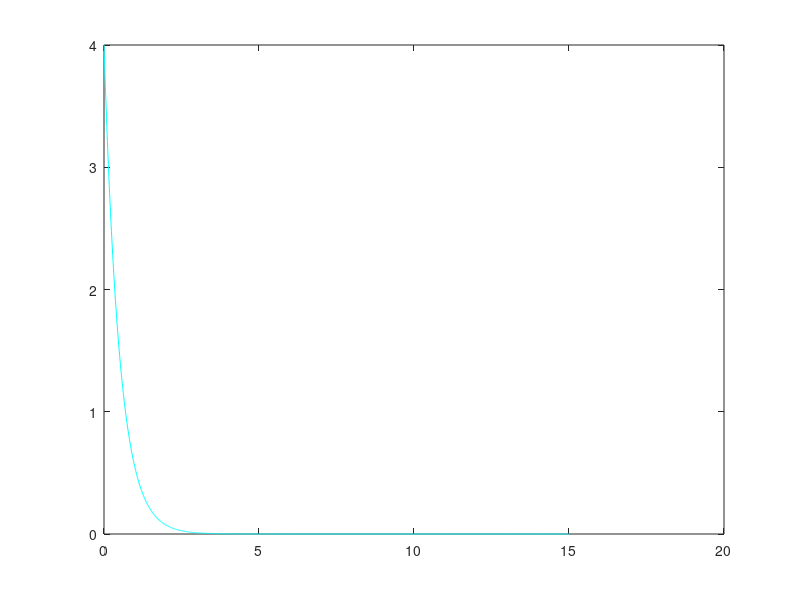

Source code (MATLAB): (Note: this script raises an error after producing the figure.)
%% main script

ts = 0.5;
time = 0:ts:15;
y0 = 4;
%% Exact Solution

exactTime = 0:0.01:15;
y = y0*exp(-2*exactTime);

plot(exactTime,y,'c')
hold on;
%% Explicit Euler
% ODE

rhs = @(t,y) -2*y;

y = ExpEuler(rhs,time,ts,y0);

plot(time,y,'r')
hold on;

%% Implicit Euler

% ODE
rhs = @(t,y) -2*y;

% Derivative


drhs = @(t,y) -2;



% time step


y = ImpEuler(rhs, drhs, time,ts,y0);

plot(time,y,'b')

%% Second Order Runge-Kutta
plot=figure()
% ODE
rhs = @(t,y) -2*y;


% time step
y = RK2(rhs, time,ts,y0);

plot(time,y,'k')

print(plot,'-depsc')
%% Fourth Order Runge-Kutta

% ODE
rhs = @(t,y) -2*y;



% solving
y = RK4(rhs, time,ts,y0);

% plotting
plot(time,y,'g')